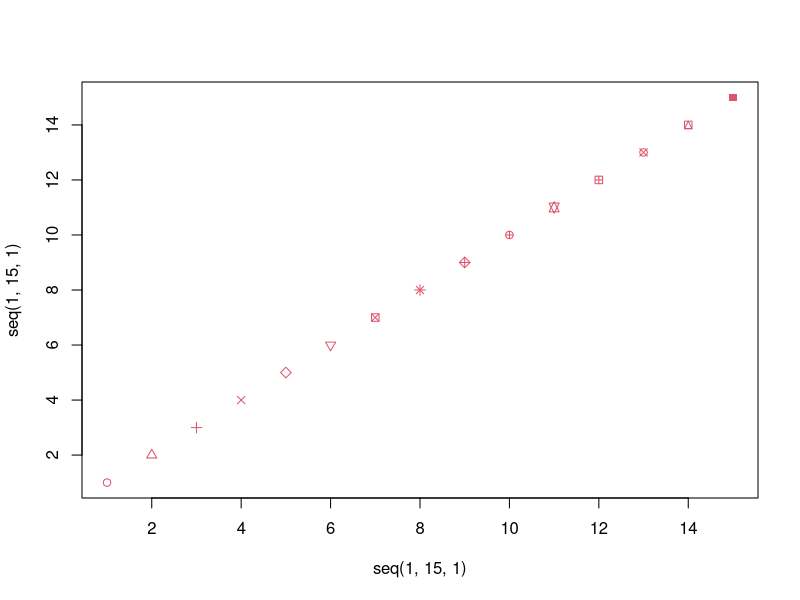

Here is the R script that generated this plot:
check <-TRUE
while(check)
{
  for(i in unique (seq(1,20,1)))
  {
    if(i<12)
    {
      if(i %% 2 == 0)
        {
            print(c(i, i+1))
        }
    }
    else
    {
    check <-FALSE
    }
  }
}



plot(seq(1,15,1),seq(1,15,1),col=rep(2,length(seq(1,15,1))),pch=seq(1,15,1))

